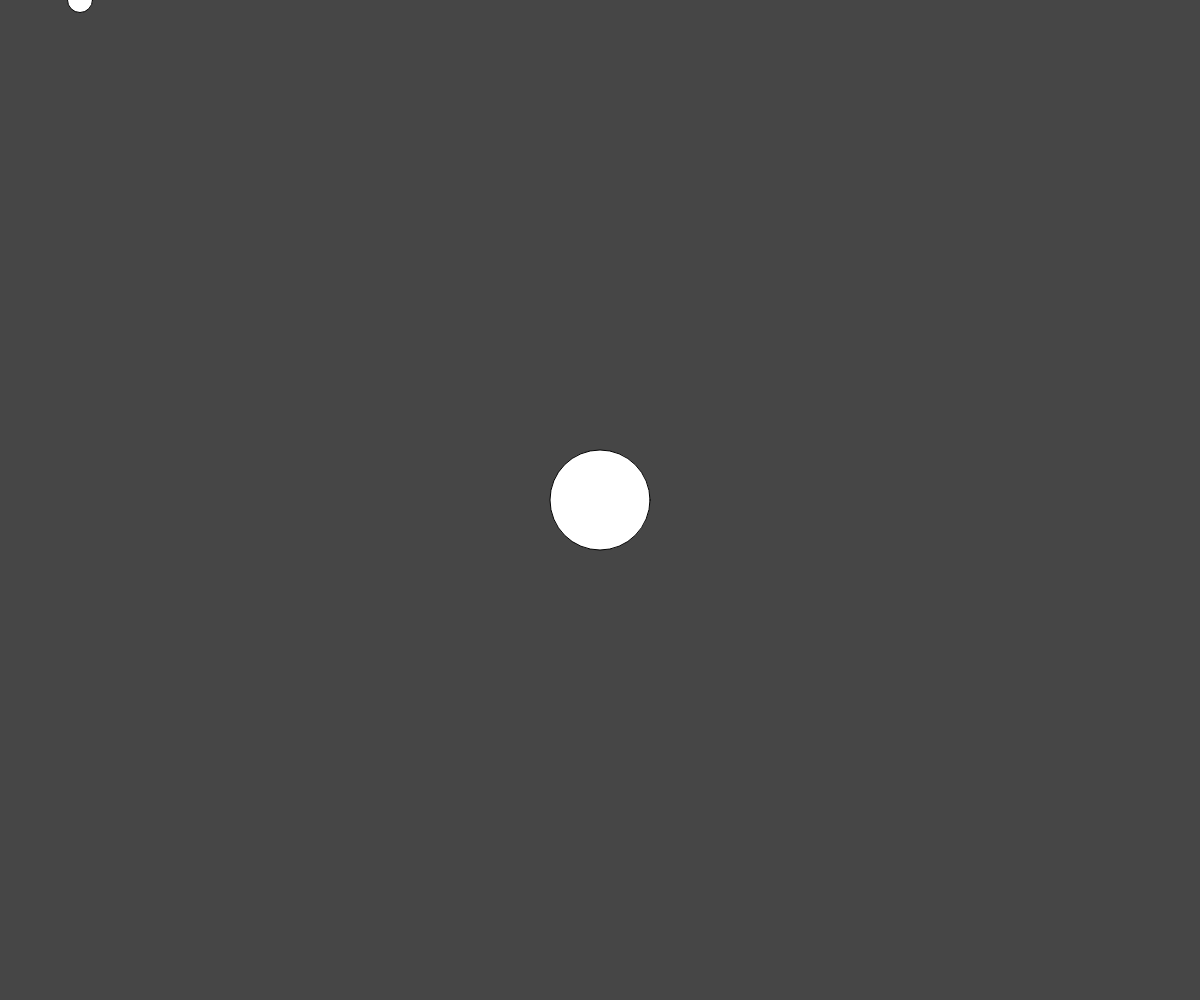
Frame 1 (no input)
Frame 60 (no input): identical to frame 1, image omitted
Frame 120 (the mouse pressed at the canvas centre since frame 60): identical to frame 1, image omitted

The p5.js sketch that drew this single still picture (run headless with seeded random() and noise() and a simulated clock; from frame 60 on, the mouse is pressed at the canvas centre):

// p5.js sketch
// ── sketch.js
// Project Title
// Your Name
// Date
//
// Extra for Experts:
// - describe what you did to take this project "above and beyond"

let myplanet; 
let mymoon;
function setup() {
  createCanvas(windowWidth, windowHeight);
  myplanet = new planet(width/2, height/2);
  mymoon = new moon()
  angleMode(DEGREES); 
}

function draw() {
  background(70);
  myplanet.display();
  mymoon.display();
}
function mouseClicked(){
  if(keyIsPressed && keyCode === SHIFT){
    myplanet = new planet(mouseX,mouseY);
  }
  else{
  myplanet.createMoon();
  }
}

function keyPressed(){
  if(keyCode !== SHIFT){
    myplanet.relocate(mouseX, mouseY);
  }
}

class planet{
  constructor(x,y){
    this.x= x; this.y= y; this.s = 100;
    this.moons = [];
  }
  relocate(){
    
  }
  createMoon(){
    this.moons.push(new moon(this.x,this.y));
  }
  display(){
    circle(this.x,this.y,this.s);
  }
}


class moon{
  constructor(x,y){
    this.x = x; this.y = y; this.speed = 2;
    this.angle = 0; this.orbitRadius = 80; this.s = 25;
  }
  update(){
    this.move();
    this.display();
  }
  move(){
    this.angle += this.speed;
  }
  display(){
    push();
    translate(this.x, this.y);
    rotate(this.angle);
    circle(this.orbitRadius,0,this.s); 
    pop();
  }
}
